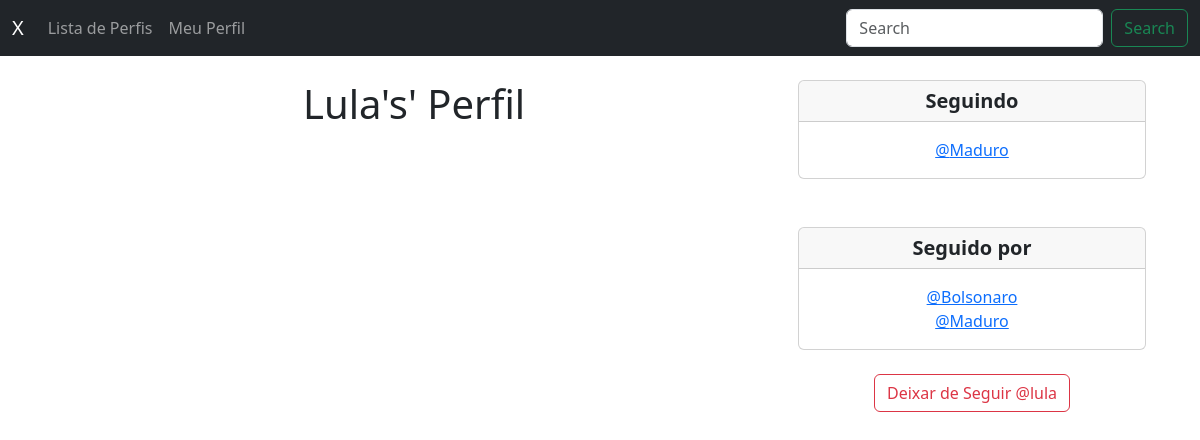
The app's page /profile/2 (signed in) with its own data.
### twitter/models.py (models this page shows)
class Profile(models.Model):
  user = models.OneToOneField(User, on_delete=models.CASCADE)
  follows = models.ManyToManyField("self", related_name="followed_by", symmetrical=False, blank=True)
  date_modified = models.DateTimeField(User, auto_now=True)
  def __str__(self):
    return self.user.username

### twitter/views.py (the view, shortened to what this page needs)
# urls.py: path('profile/<int:pk>', views.profile, name='profile'),
def profile(request, pk):
  if request.user.is_authenticated:
    profile = Profile.objects.get(user_id=pk)
    return render(request, 'profile.html',{'profile':profile})
  else:
    messages.success(request, ("Você deve estar logado para visualizar esta página..."))
    return redirect('home')

### twitter/templates/profile.html (shortened to what this page needs)
{% extends 'base.html' %}
{% block content %}
{% if profile %}
<div class="container text-center">
  <div class="row">
    <div class="col-8">
      <h1>{{ profile.user.username }}'s' Perfil</h1>
    </div>
    <div class="col-4">
      <div class="card">
        <h5 class="card-header"><strong>Seguindo</strong></h5>
        <div class="card-body">
          <p class="card-text">
            {% for following in profile.follows.all %}
            <a href="{% url 'profile' following.user.id %}">@{{ following }}</a><br />
            {% endfor %}
          </p>
        </div>
      </div>
      <br /> <br />
      <div class="card">
        <h5 class="card-header"><strong>Seguido por</strong></h5>
        <div class="card-body">
          <p class="card-text">
            {% for following in profile.followed_by.all %}
            <a href="{% url 'profile' following.user.id %}">@{{ following }}</a><br />
            {% endfor %}
          </p>
        </div>
      </div>
      <br />
      <form method="POST">
        {% if profile in user.profile.follows.all %}
        <button class="btn btn-outline-danger" name="follow" value="unfollow" type="submit">Deixar de Seguir
          @{{profile.user.username|lower}}</button>
        {% else %}
        <button class="btn btn-outline-success" name="follow" value="follow" type="submit">Seguir
          @{{profile.user.username|lower}}</button>
        {% endif %}
      </form>
      <br />
    </div>
  </div>
</div>
{% endif %}
{% endblock %}

### records on screen
Profile: user.username "Lula", user.username "lula"
Profile: user.username "Maduro"
Profile: user.username "Bolsonaro"
